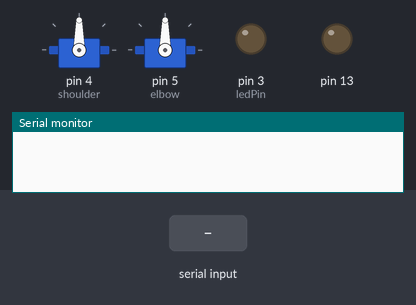
This sketch was run on a simulated Arduino Uno, built with avr-gcc and run on an emulated ATmega328P. Shown: 2 × servo, output pins drawn as LEDs (lit = HIGH), the last lines printed to the serial monitor. The inputs (shaded band) are chosen by the test bench.

Above: at 1.2 s.
1.3 s: "0\n" received over Serial
At 2.1 s:
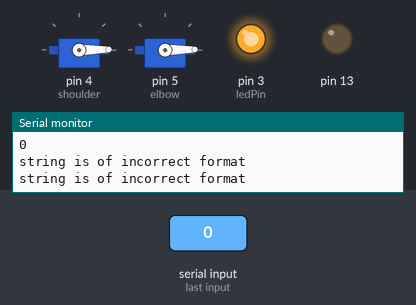
Timing chart, 0 to 4.3 s (numbered marks = the images above; inputs shaded):
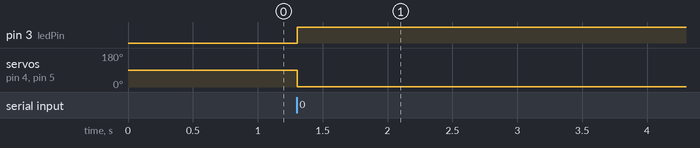

Measured:
- after the input at 1.3 s, pin 3 (ledPin): LOW → HIGH at once; servo on pin 4 (shoulder), servo on pin 5 (elbow): 90° → 1° at once

The sketch:

longExposureRobot.ino
```cpp
#include <Servo.h>

Servo shoulder;
Servo elbow;

int ledPin = 3;
void setup() {
  Serial.begin(9600);
  pinMode(13, OUTPUT);
  shoulder.attach(4);
  elbow.attach(5);

  pinMode(ledPin, OUTPUT);
  digitalWrite(ledPin, LOW);
}

boolean lineFinished = false;
String line = "";

void loop() {
  /*
  shoulder.write(110);
  delay(2000);
  shoulder.write(80);
  delay(2000);
  */

  while (Serial.available()) {
    char inChar = Serial.read();
    if (inChar == '\n') {
      String s = "";
      s += line.charAt(0);
      s += line.charAt(1);
      s += line.charAt(2);
      String e = "";
      e += line.charAt(3);
      e += line.charAt(4);
      e += line.charAt(5);
      char ledData = line.charAt(6);

      Serial.println(stringToInt(line));
      shoulder.write(stringToInt(s));
      elbow.write(stringToInt(e));
      if(ledData == '0') digitalWrite(ledPin, LOW);
      else digitalWrite(ledPin, HIGH);
      line = "";
    }
    else line += inChar;
  }
  lineFinished = false;

}

int stringToInt(String line) {
  int number = 0;
  for (int i = line.length() - 1; i > -1; i--) {
    if (int(line.charAt(i)) - int('0') > -1 && int(line.charAt(i)) - int('0') < 10) number += (int(line.charAt(i)) - int('0')) * pow(10, line.length() - 1 - i);
    else {
      Serial.println("string is of incorrect format");
      return 1;
    }
  }
  return number;
}
```
